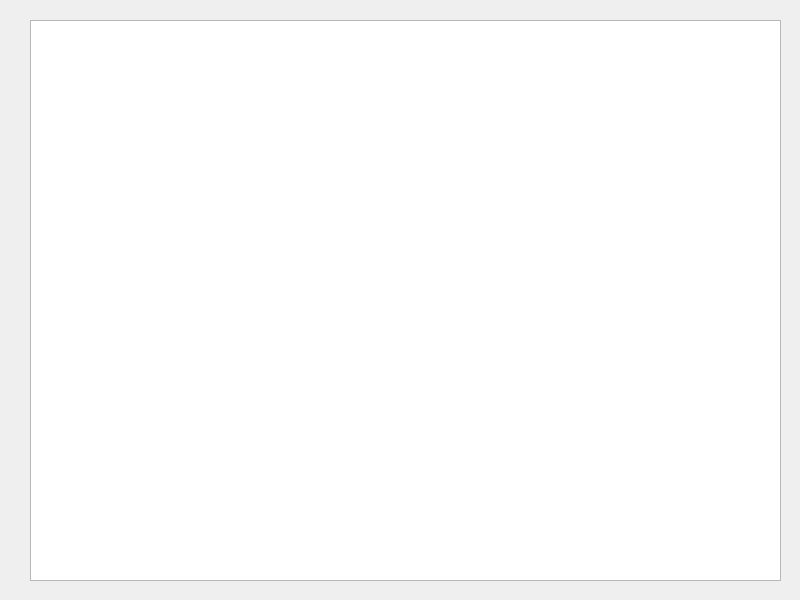
<?xml version="1.0" encoding="UTF-8"?>
<ui version="4.0">
 <class>PubWidget</class>
 <widget class="QWidget" name="PubWidget">
  <property name="geometry">
   <rect>
    <x>0</x>
    <y>0</y>
    <width>800</width>
    <height>600</height>
   </rect>
  </property>
  <property name="minimumSize">
   <size>
    <width>800</width>
    <height>600</height>
   </size>
  </property>
  <property name="maximumSize">
   <size>
    <width>800</width>
    <height>600</height>
   </size>
  </property>
  <property name="windowTitle">
   <string>发布</string>
  </property>
  <widget class="QTextBrowser" name="textPublish">
   <property name="geometry">
    <rect>
     <x>30</x>
     <y>20</y>
     <width>751</width>
     <height>561</height>
    </rect>
   </property>
  </widget>
 </widget>
 <resources/>
 <connections/>
</ui>
